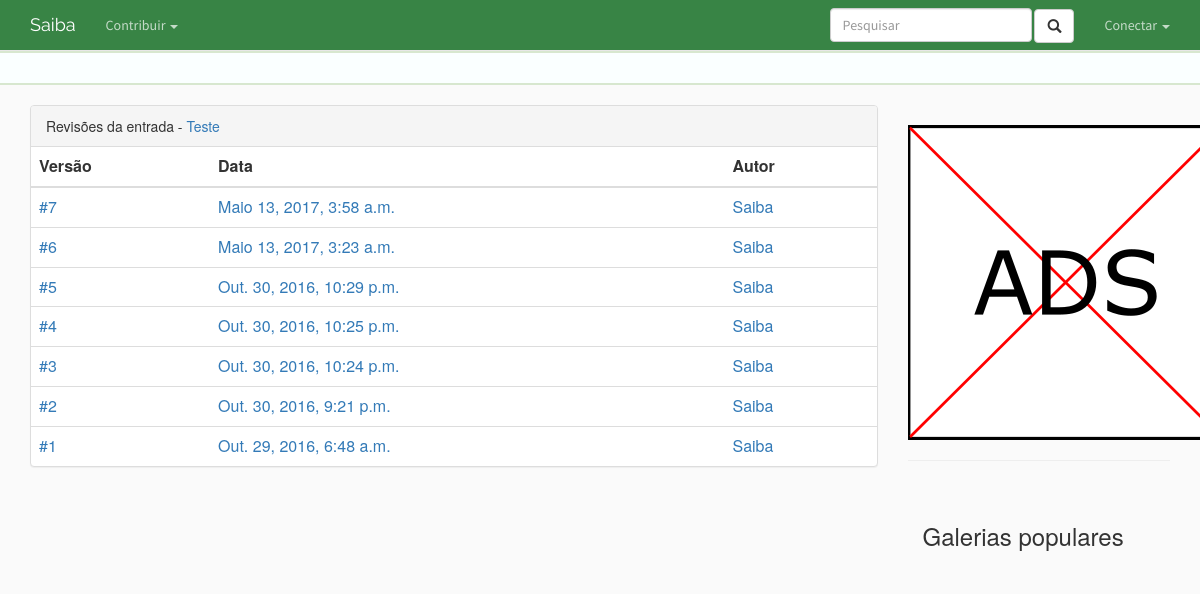
The app's page /entrada/teste/historico, older data.
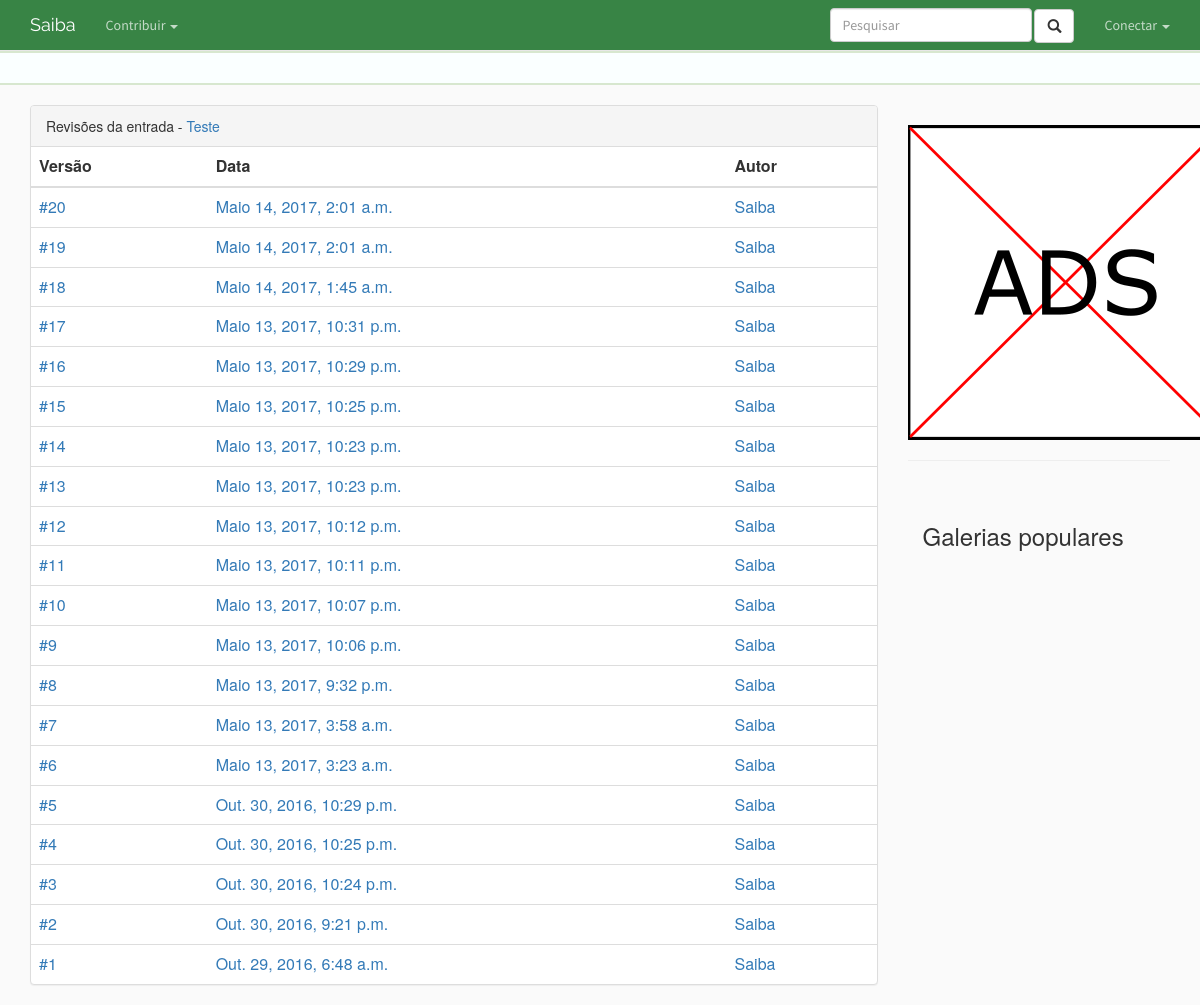
The same page, newer data.
### entry/models.py (models this page shows, shortened)
class Entry(models.Model):
    author                  = models.ForeignKey(User, default=1)
    title                   = models.CharField(max_length=250)
    slug                    = models.SlugField(max_length=250, default="", blank=True, unique=True)
    status                  = models.ForeignKey(Status, default=1)
    category                = models.ForeignKey(Category, default=1)
    type                    = models.CharField(max_length=100, blank=True)
    date_origin             = models.CharField(max_length=100, blank=True)
    origin                  = models.CharField(max_length=100)
    icon                    = models.ImageField(upload_to='icon/', blank=True)
    icon_url                = models.URLField(blank=True)
    hidden                  = models.BooleanField(default=False)
    images_locked           = models.BooleanField(default=False)
    videos_locked           = models.BooleanField(default=False)
    comments_locked         = models.BooleanField(default=False)
    tags                    = models.ManyToManyField('home.Tag', blank=True)
    trending_points         = models.IntegerField(default=0)
    editorship              = models.ManyToManyField('profile.Profile', blank=True)
    class Meta:
        verbose_name_plural = "entries"

class Revision(models.Model):
    author = models.ForeignKey(User, default=1)
    entry = models.ForeignKey(Entry, on_delete=models.CASCADE, related_name="revisions")
    content = models.TextField(max_length=2500)
    date = models.DateTimeField(auto_now_add=True, blank=True)
    hidden = models.BooleanField(default=False)

### entry/views.py (the view)
# urls.py: url(r'^(?P<entry_slug>[\w-]+)/historico$', views.history, name='history'),
def history(request, entry_slug):
    entry = get_object_or_404(Entry, slug=entry_slug)
    revisions = Revision.objects.filter(entry=entry, hidden=False).order_by('-id')
    context = {'revisions'          : revisions,
               'entry_name'         :entry.title,
               'entry_slug'         :entry.slug }
    return render(request, escape('entry/history.html'), context)

### entry/templates/entry/history.html (shortened to what this page needs)
﻿{% extends 'home/base.html' %}
{% block body %}
    <div class="panel panel-default">
        <div class="panel-heading">Revisões da entrada - <a href='{% url 'entry:detail' entry_slug %}'>{{ entry_name }}</a></div>
        <table class="table">
            <thead>
                <tr>
                    <th>Versão</th>
                    <th>Data</th>
                    <th>Autor</th>
                </tr>
            </thead>
            <tbody>
                {% for revision in revisions %}
                        <tr>
                            <td><a href='#'>#{{ forloop.revcounter }}</a></td>
                            <td><a href='{% url 'entry:revision' entry_slug revision.id %}'>{{ revision.date }}</a></td>
                            <td><a href='{% url 'profile:detail' revision.author.profile.slug %}'>{{revision.author.username}}</a></td>
                        </tr>
                {% endfor %}
            </tbody>
        </table>
    </div>
{% endblock %}

### home/templates/home/base.html (shortened to what this page needs)
﻿<!DOCTYPE html>
<html lang="pt-br">
    <head>
        {% load staticfiles %}
        <link rel="stylesheet" href="https://maxcdn.bootstrapcdn.com/bootstrap/3.3.6/css/bootstrap.min.css">
        <link rel="stylesheet" type="text/css" href="{% static 'home/style.css' %}"/>
        <link rel="stylesheet" type="text/css" href="{% static 'home/navbar.css' %}"/>
        <link rel="stylesheet" type="text/css" href="{% static 'home/base.css' %}"/>
    </head>
    <body>
        <nav id="saiba-navbar" class="navbar navbar-default navbar-fixed-top">
            <div class="container">
                <div class="navbar-header">
                    <a class="navbar-brand" href="{% url 'home:index' %}" style="font-family:Raleway;">Saiba</a>
                </div>
                <div id="navbar" class="navbar-collapse collapse" style="font-family:Source Sans Pro;">
                    <ul class="nav navbar-nav">
                        <li class="dropdown">
                            <a href="#" class="dropdown-toggle" data-toggle="dropdown" role="button" aria-haspopup="true" aria-expanded="false">Contribuir <span class="caret"></span></a>
                        </li>
                    </ul>
                    <ul class="nav navbar-nav navbar-right">
                        <li>
                            <form class="navbar-form navbar-left" action="{% url 'home:page_search' %}" method="get">
                                <div class="form-group">
                                    <input id="navbar-search" name="q" type="text" class="form-control" placeholder="Pesquisar" autocomplete="off">
                                    <button type="submit" class="btn btn-default glyphicon glyphicon-search"></button>
                                </div>
                            </form>
                        </li>
                        {% if user.is_authenticated %}
                            <li class="dropdown">
                                <a href="#" class="dropdown-toggle" data-toggle="dropdown" role="button" aria-haspopup="true" aria-expanded="false">{{user.username}} <span class="caret"></span></a>
                                <ul class="navbox-subitem dropdown-menu">
                                    <li><a href="{% url 'profile:detail' user.profile.slug %}">Perfil</a></li>
                                    <li role="separator" class="divider"></li>
                                    <li><a href="{% url 'home:logout' %}">Sair</a></li>
                                </ul>
                            </li>
                        {% else %}
                            <li class="dropdown">
                                <a href="#" class="dropdown-toggle" data-toggle="dropdown" role="button" aria-haspopup="true" aria-expanded="false">Conectar <span class="caret"></span></a>
                            </li>
                        {% endif %}
                    </ul>
                </div>
            </div>
        </nav>
        <div id="trending" class="col-md-12">
        </div>
        <div id="site-conteudo" class="col-md-12">
            <div id="site-contexto" class="col-md-9">
                {% block body %}
                {% endblock %}
            </div>
            <div id="sidebar" class="col-md-3">{% include "home/sidebar.html" %}</div>
        </div>
    </body>
</html>

### home/templates/home/sidebar.html (shortened to what this page needs)
﻿<section id="ads">
    <img src="/media/ad_test.png" class='media-object'/>
</section>
<hr/>
<section id="imagens-populares" class="container media col-md-12">
    <h2>Galerias populares</h2>
</section>

### home/static/home/style.css (style rules this page uses)
h2 { font-size: 24px; line-height: 40px; }

### home/static/home/base.css (style rules this page uses)
#trending { background-color: #faffff; padding: 15px 0px 15px 0px; border-width: 2px 0px 2px 0px; border-style: solid; border-color: #d7e7cf; margin-top: 15px; }
#site-conteudo { margin-top: 20px; }
.navbar-default { background-color: #388445; border-color: #E7E7E7; }
.navbar-default .navbar-brand { color: white; }
.navbar-default .navbar-nav > li > a { color: rgba(255, 255, 255, 0.7); }
.navbar-default .navbar-nav > .dropdown > a .caret { border-top-color: rgba(255, 255, 255, 0.7); border-bottom-color: rgba(255, 255, 255, 0.7); }

Row changes from the older to the newer data that the page shows:
added Revision: date "Maio 14, 2017, 2:01 a.m.", author.username "Saiba"
added Revision: date "Maio 14, 2017, 2:01 a.m.", author.username "Saiba"
added Revision: date "Maio 14, 2017, 1:45 a.m.", author.username "Saiba"
added Revision: date "Maio 13, 2017, 10:31 p.m.", author.username "Saiba"
added Revision: date "Maio 13, 2017, 10:29 p.m.", author.username "Saiba"
added Revision: date "Maio 13, 2017, 10:25 p.m.", author.username "Saiba"
added Revision: date "Maio 13, 2017, 10:23 p.m.", author.username "Saiba"
added Revision: date "Maio 13, 2017, 10:23 p.m.", author.username "Saiba"
added Revision: date "Maio 13, 2017, 10:12 p.m.", author.username "Saiba"
added Revision: date "Maio 13, 2017, 10:11 p.m.", author.username "Saiba"
added Revision: date "Maio 13, 2017, 10:07 p.m.", author.username "Saiba"
added Revision: date "Maio 13, 2017, 10:06 p.m.", author.username "Saiba"
added Revision: date "Maio 13, 2017, 9:32 p.m.", author.username "Saiba"
